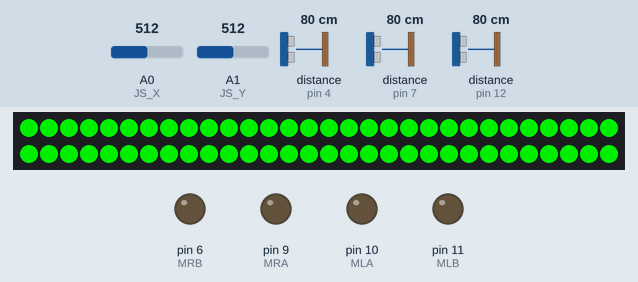
Simulated run of this sketch. Board: Arduino Uno, built with avr-gcc and run on an emulated ATmega328P. Parts: 60 RGB LEDs in strip order, left to right, continuing on the next row, output pins drawn as LEDs (lit = HIGH). Wiring (inferred from the names in the program): 3 × ultrasonic range finder: trigger pin 3, echo pin 4 / trigger pin 5, echo pin 7 / trigger pin 8, echo pin 12. The test bench sets the inputs (shaded band); at power-on: distance to the obstacle (sensors on pin 4, pin 7, pin 12) 80 cm, A0 (JS_X) = 512, A1 (JS_Y) = 512. The echo pulse lasts 58.3 µs per cm; pins used as bus, display or sensor lines are not drawn.

Above: at 1.2 s.
1.3 s: distance to the obstacle (sensor on pin 4) set to 33 cm
2.8 s: distance to the obstacle (sensor on pin 4) set to 27 cm
At 4.1 s:
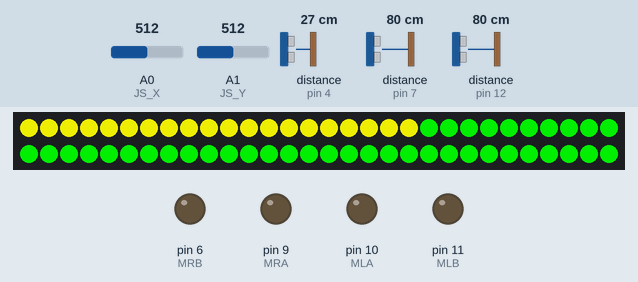
4.6 s: distance to the obstacle (sensor on pin 7) set to 2 cm
At 5.6 s:
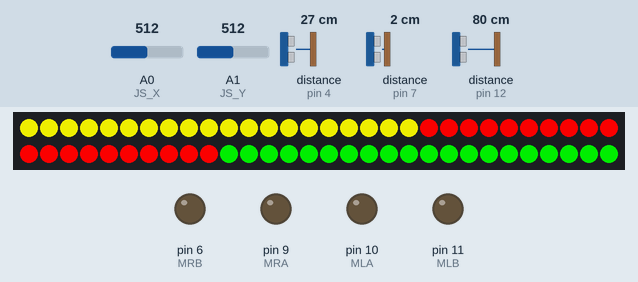
6.1 s: distance to the obstacle (sensor on pin 12) set to 33 cm
7.6 s: distance to the obstacle (sensor on pin 12) set to 27 cm
At 8.9 s:
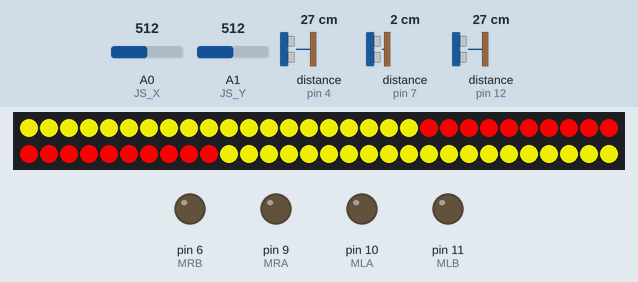
9.2 s: distance to the obstacle (sensor on pin 7) set to 18 cm
At 9.8 s:
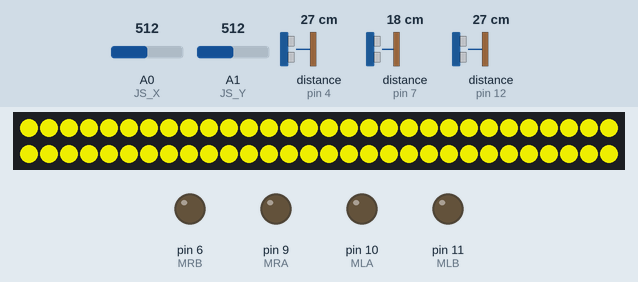
Timing chart, 0 to 11.7 s (numbered marks = the images above; inputs shaded):
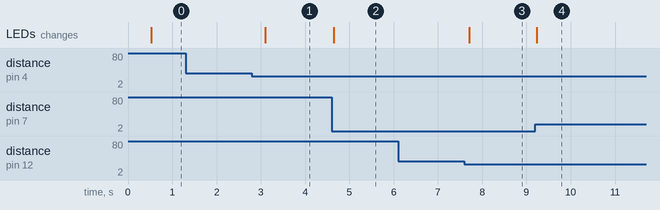

Measured:
- the behaviour switches between 31 and 30 cm on distance to the obstacle (sensor on pin 4) (found by bisection; images 0 and 1)
- the behaviour switches between 31 and 30 cm on distance to the obstacle (sensor on pin 12) (found by bisection; images 2 and 3)
- after the input at 1.3 s, every drawn part: stays the same
- after the input at 2.8 s, the LEDs: change after 0.31 s (image 1)
- after the input at 4.6 s, the LEDs: change after 0.05 s (image 2)
- after the input at 6.1 s, every drawn part: stays the same
- after the input at 7.6 s, the LEDs: change after 0.11 s (image 3)
- after the input at 9.2 s, the LEDs: change at once (image 4)

The sketch:

scooterV1.ino
```cpp
#include <Adafruit_NeoPixel.h>

#define JS_X A0 //analog joystick pins
#define JS_Y A1
//Motor pin defines
#define MRB 6 //Motor right
#define MRA 9
#define MLA 10 //Motor left
#define MLB 11

#define NEOPIXEL_PIN 2 //Neopixel data pin
#define LED_NUM 60 //How many LEDs in the strip? It's 60 LEDs per meter, so just change this based on how many meters you bought

#define SAFE_RANGE 30 //Anything above or equal to 30cm
#define WARNING_RANGE 9 //Anything within 10-30 cm
#define STOP_RANGE 8 //Anything less than or equal to 8cm

#define POLL_RATE 500 //How often to check distances in ms
#define DEADZONE 20 //A range of +/- this value equals a stop in order to prevent super slow movements. Change as needed

Adafruit_NeoPixel led_strip = Adafruit_NeoPixel(LED_NUM,NEOPIXEL_PIN,NEO_GRB+NEO_KHZ800);

const uint32_t colors[] = {led_strip.Color(0,200,0),led_strip.Color(200,200,0),led_strip.Color(240,0,0)};

//Each index maps to the other one. So, for instance, the first pin in trigPins and the first pin in echoPins both go to the same HC-SR04
//In order: LEFT | FRONT | RIGHT
const uint8_t trigPins[] = {3,5,8}; //HC-SR04 trigger pins
const uint8_t echoPins[] = {4,7,12}; //HC-SR04 echo pins

long last_time = 0;

enum Warnings{
  SAFE=0, //Green
  WARNING=1, //Yellow
  STOP=2 //Red
};

void setup() {
  initPins();
  led_strip.begin();
  led_strip.show();
}

void loop() {
  if(millis()-last_time>POLL_RATE){
    checkObstacles();
    last_time = millis();
  }
  updateMotors();

}

void checkObstacles(){
  long distance;
  for(int sensor=0;sensor<3;sensor++){
    distance = ping(sensor);
    if(distance>=SAFE_RANGE){
      setLights(SAFE,sensor);
    }
    else if(distance<30&&distance>=WARNING_RANGE){
      setLights(WARNING,sensor);
    }
    else if(distance<WARNING_RANGE&&distance>=0){
      setLights(STOP,sensor);
    }
  }
  led_strip.show();
}

void setLights(Warnings warning, int sensor){
  uint32_t color = colors[warning];
  int thirdOfLights = LED_NUM / 3;
  for(int i=(thirdOfLights*sensor);i<thirdOfLights*(sensor+1);i++){ //Set that third to specified color
    led_strip.setPixelColor(i,color);
  }
}

void initPins(){
  for(int i=0;i<3;i++){
    pinMode(trigPins[i],OUTPUT);
    pinMode(echoPins[i],INPUT);
  }
  pinMode(MRA,OUTPUT);
  pinMode(MRB,OUTPUT);
  pinMode(MLA,OUTPUT);
  pinMode(MLB,OUTPUT);
}

void updateMotors(){
  int x = map(analogRead(JS_X),0,1023,-255,255);
  int y = map(analogRead(JS_Y),0,1023,-255,255);
  x = constrain(x,-255,255);
  y = constrain(y,-255,255);
  int motor1 = x+y;
  int motor2 = y-x;
  motor1 = constrain(motor1,-255,255);
  motor2 = constrain(motor2,-255,255);
  if(abs(motor1)<=DEADZONE){
    motor1 = 0;
  }
  if(abs(motor2)<=DEADZONE){
    motor2 = 0;
  }
  setMotors(motor1,motor2);
}

void setMotors(int rightVal, int leftVal){

  if(rightVal<0){ //Backwards
    analogWrite(MRA,0);
    analogWrite(MRB,rightVal);
  }
  else{
    analogWrite(MRA,rightVal);
    analogWrite(MRB,0);
  }
  if(leftVal<0){ //Backwards
    analogWrite(MLB,leftVal);
    analogWrite(MLA,0);
  }
  else{
    analogWrite(MLA,leftVal);
    analogWrite(MLB,0);
  }
}

long ping(int8_t sensorNumber){
  unsigned long duration;
  long distance;
  digitalWrite(trigPins[sensorNumber],LOW);
  delayMicroseconds(2);
  digitalWrite(trigPins[sensorNumber],HIGH);
  delayMicroseconds(10);
  digitalWrite(trigPins[sensorNumber],LOW);
  duration = pulseIn(echoPins[sensorNumber],HIGH);
  distance = (duration/2) / 29.1; //Distance in cm
  return distance;
}

void killMotors(){
  setMotors(0,0);
}
```
